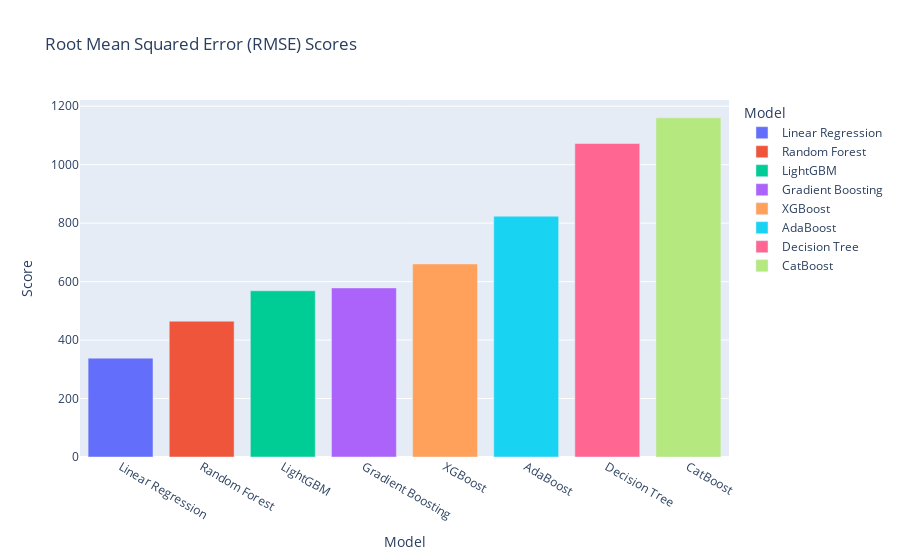
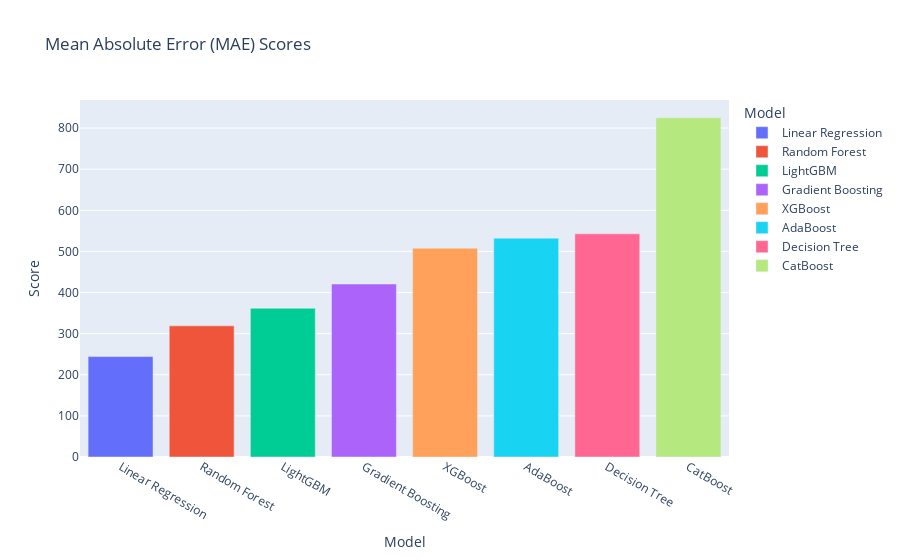
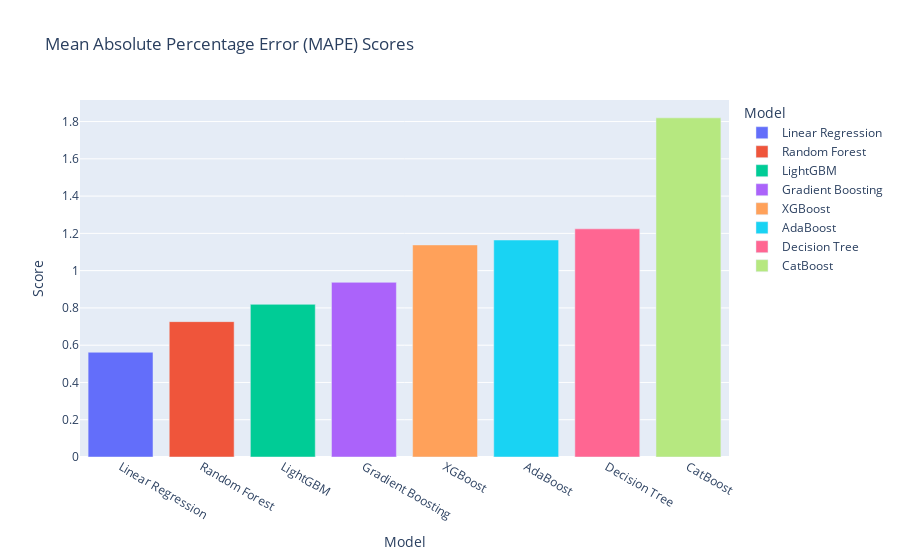

Notebook source saved alongside these figures, in order:
### Code cell
import plotly.express as px

# RMSE, MAE ve MAPE skorlarını DataFrame'e ekleme
scores_df = pd.DataFrame({
    'Model': [item[0] for item in rmse_scores],
    'RMSE': [item[1] for item in rmse_scores],
    'MAE': [item[1] for item in mae_scores],
    'MAPE': [item[1] for item in mape_scores]
})

# Skorları küçükten büyüğe sıralama
scores_df = scores_df.sort_values(by=['RMSE', 'MAE', 'MAPE'])

# Skorları çubuk grafik olarak görselleştirme
fig_rmse = px.bar(scores_df, x='Model', y='RMSE', title='Root Mean Squared Error (RMSE) Scores',
                  labels={'RMSE': 'Score'}, color='Model')

fig_mae = px.bar(scores_df, x='Model', y='MAE', title='Mean Absolute Error (MAE) Scores',
                 labels={'MAE': 'Score'}, color='Model')

fig_mape = px.bar(scores_df, x='Model', y='MAPE', title='Mean Absolute Percentage Error (MAPE) Scores',
                  labels={'MAPE': 'Score'}, color='Model')

# Grafik gösterme
fig_rmse.show()
fig_mae.show()
fig_mape.show()

### Figure 1 — Plotly figure (JSON) as saved in the notebook; plotly's stock layout.template omitted (floating-point values rounded to 4 significant figures)
{"data": [{"alignmentgroup": "True", "hovertemplate": "Model=%{x}<br>Score=%{y}<extra></extra>", "legendgroup": "Linear Regression", "marker": {"color": "#636efa", "pattern": {"shape": ""}}, "name": "Linear Regression", "offsetgroup": "Linear Regression", "orientation": "v", "showlegend": true, "textposition": "auto", "type": "bar", "x": ["Linear Regression"], "xaxis": "x", "y": [338.1], "yaxis": "y"}, {"alignmentgroup": "True", "hovertemplate": "Model=%{x}<br>Score=%{y}<extra></extra>", "legendgroup": "Random Forest", "marker": {"color": "#EF553B", "pattern": {"shape": ""}}, "name": "Random Forest", "offsetgroup": "Random Forest", "orientation": "v", "showlegend": true, "textposition": "auto", "type": "bar", "x": ["Random Forest"], "xaxis": "x", "y": [464.6], "yaxis": "y"}, {"alignmentgroup": "True", "hovertemplate": "Model=%{x}<br>Score=%{y}<extra></extra>", "legendgroup": "LightGBM", "marker": {"color": "#00cc96", "pattern": {"shape": ""}}, "name": "LightGBM", "offsetgroup": "LightGBM", "orientation": "v", "showlegend": true, "textposition": "auto", "type": "bar", "x": ["LightGBM"], "xaxis": "x", "y": [568.4], "yaxis": "y"}, {"alignmentgroup": "True", "hovertemplate": "Model=%{x}<br>Score=%{y}<extra></extra>", "legendgroup": "Gradient Boosting", "marker": {"color": "#ab63fa", "pattern": {"shape": ""}}, "name": "Gradient Boosting", "offsetgroup": "Gradient Boosting", "orientation": "v", "showlegend": true, "textposition": "auto", "type": "bar", "x": ["Gradient Boosting"], "xaxis": "x", "y": [578.4], "yaxis": "y"}, {"alignmentgroup": "True", "hovertemplate": "Model=%{x}<br>Score=%{y}<extra></extra>", "legendgroup": "XGBoost", "marker": {"color": "#FFA15A", "pattern": {"shape": ""}}, "name": "XGBoost", "offsetgroup": "XGBoost", "orientation": "v", "showlegend": true, "textposition": "auto", "type": "bar", "x": ["XGBoost"], "xaxis": "x", "y": [660.3], "yaxis": "y"}, {"alignmentgroup": "True", "hovertemplate": "Model=%{x}<br>Score=%{y}<extra></extra>", "legendgroup": "AdaBoost", "marker": {"color": "#19d3f3", "pattern": {"shape": ""}}, "name": "AdaBoost", "offsetgroup": "AdaBoost", "orientation": "v", "showlegend": true, "textposition": "auto", "type": "bar", "x": ["AdaBoost"], "xaxis": "x", "y": [823.8], "yaxis": "y"}, {"alignmentgroup": "True", "hovertemplate": "Model=%{x}<br>Score=%{y}<extra></extra>", "legendgroup": "Decision Tree", "marker": {"color": "#FF6692", "pattern": {"shape": ""}}, "name": "Decision Tree", "offsetgroup": "Decision Tree", "orientation": "v", "showlegend": true, "textposition": "auto", "type": "bar", "x": ["Decision Tree"], "xaxis": "x", "y": [1072.0], "yaxis": "y"}, {"alignmentgroup": "True", "hovertemplate": "Model=%{x}<br>Score=%{y}<extra></extra>", "legendgroup": "CatBoost", "marker": {"color": "#B6E880", "pattern": {"shape": ""}}, "name": "CatBoost", "offsetgroup": "CatBoost", "orientation": "v", "showlegend": true, "textposition": "auto", "type": "bar", "x": ["CatBoost"], "xaxis": "x", "y": [1160.0], "yaxis": "y"}], "layout": {"barmode": "relative", "legend": {"title": {"text": "Model"}, "tracegroupgap": 0}, "title": {"text": "Root Mean Squared Error (RMSE) Scores"}, "xaxis": {"anchor": "y", "categoryarray": ["Linear Regression", "Random Forest", "LightGBM", "Gradient Boosting", "XGBoost", "AdaBoost", "Decision Tree", "CatBoost"], "categoryorder": "array", "domain": [0, 1], "title": {"text": "Model"}}, "yaxis": {"anchor": "x", "domain": [0, 1], "title": {"text": "Score"}}}}

### Figure 2 — Plotly figure (JSON) as saved in the notebook; plotly's stock layout.template omitted (floating-point values rounded to 4 significant figures)
{"data": [{"alignmentgroup": "True", "hovertemplate": "Model=%{x}<br>Score=%{y}<extra></extra>", "legendgroup": "Linear Regression", "marker": {"color": "#636efa", "pattern": {"shape": ""}}, "name": "Linear Regression", "offsetgroup": "Linear Regression", "orientation": "v", "showlegend": true, "textposition": "auto", "type": "bar", "x": ["Linear Regression"], "xaxis": "x", "y": [244.2], "yaxis": "y"}, {"alignmentgroup": "True", "hovertemplate": "Model=%{x}<br>Score=%{y}<extra></extra>", "legendgroup": "Random Forest", "marker": {"color": "#EF553B", "pattern": {"shape": ""}}, "name": "Random Forest", "offsetgroup": "Random Forest", "orientation": "v", "showlegend": true, "textposition": "auto", "type": "bar", "x": ["Random Forest"], "xaxis": "x", "y": [318.9], "yaxis": "y"}, {"alignmentgroup": "True", "hovertemplate": "Model=%{x}<br>Score=%{y}<extra></extra>", "legendgroup": "LightGBM", "marker": {"color": "#00cc96", "pattern": {"shape": ""}}, "name": "LightGBM", "offsetgroup": "LightGBM", "orientation": "v", "showlegend": true, "textposition": "auto", "type": "bar", "x": ["LightGBM"], "xaxis": "x", "y": [361.8], "yaxis": "y"}, {"alignmentgroup": "True", "hovertemplate": "Model=%{x}<br>Score=%{y}<extra></extra>", "legendgroup": "Gradient Boosting", "marker": {"color": "#ab63fa", "pattern": {"shape": ""}}, "name": "Gradient Boosting", "offsetgroup": "Gradient Boosting", "orientation": "v", "showlegend": true, "textposition": "auto", "type": "bar", "x": ["Gradient Boosting"], "xaxis": "x", "y": [420.6], "yaxis": "y"}, {"alignmentgroup": "True", "hovertemplate": "Model=%{x}<br>Score=%{y}<extra></extra>", "legendgroup": "XGBoost", "marker": {"color": "#FFA15A", "pattern": {"shape": ""}}, "name": "XGBoost", "offsetgroup": "XGBoost", "orientation": "v", "showlegend": true, "textposition": "auto", "type": "bar", "x": ["XGBoost"], "xaxis": "x", "y": [507.8], "yaxis": "y"}, {"alignmentgroup": "True", "hovertemplate": "Model=%{x}<br>Score=%{y}<extra></extra>", "legendgroup": "AdaBoost", "marker": {"color": "#19d3f3", "pattern": {"shape": ""}}, "name": "AdaBoost", "offsetgroup": "AdaBoost", "orientation": "v", "showlegend": true, "textposition": "auto", "type": "bar", "x": ["AdaBoost"], "xaxis": "x", "y": [532.3], "yaxis": "y"}, {"alignmentgroup": "True", "hovertemplate": "Model=%{x}<br>Score=%{y}<extra></extra>", "legendgroup": "Decision Tree", "marker": {"color": "#FF6692", "pattern": {"shape": ""}}, "name": "Decision Tree", "offsetgroup": "Decision Tree", "orientation": "v", "showlegend": true, "textposition": "auto", "type": "bar", "x": ["Decision Tree"], "xaxis": "x", "y": [542.7], "yaxis": "y"}, {"alignmentgroup": "True", "hovertemplate": "Model=%{x}<br>Score=%{y}<extra></extra>", "legendgroup": "CatBoost", "marker": {"color": "#B6E880", "pattern": {"shape": ""}}, "name": "CatBoost", "offsetgroup": "CatBoost", "orientation": "v", "showlegend": true, "textposition": "auto", "type": "bar", "x": ["CatBoost"], "xaxis": "x", "y": [824.9], "yaxis": "y"}], "layout": {"barmode": "relative", "legend": {"title": {"text": "Model"}, "tracegroupgap": 0}, "title": {"text": "Mean Absolute Error (MAE) Scores"}, "xaxis": {"anchor": "y", "categoryarray": ["Linear Regression", "Random Forest", "LightGBM", "Gradient Boosting", "XGBoost", "AdaBoost", "Decision Tree", "CatBoost"], "categoryorder": "array", "domain": [0, 1], "title": {"text": "Model"}}, "yaxis": {"anchor": "x", "domain": [0, 1], "title": {"text": "Score"}}}}

### Figure 3 — Plotly figure (JSON) as saved in the notebook; plotly's stock layout.template omitted (floating-point values rounded to 4 significant figures)
{"data": [{"alignmentgroup": "True", "hovertemplate": "Model=%{x}<br>Score=%{y}<extra></extra>", "legendgroup": "Linear Regression", "marker": {"color": "#636efa", "pattern": {"shape": ""}}, "name": "Linear Regression", "offsetgroup": "Linear Regression", "orientation": "v", "showlegend": true, "textposition": "auto", "type": "bar", "x": ["Linear Regression"], "xaxis": "x", "y": [0.562], "yaxis": "y"}, {"alignmentgroup": "True", "hovertemplate": "Model=%{x}<br>Score=%{y}<extra></extra>", "legendgroup": "Random Forest", "marker": {"color": "#EF553B", "pattern": {"shape": ""}}, "name": "Random Forest", "offsetgroup": "Random Forest", "orientation": "v", "showlegend": true, "textposition": "auto", "type": "bar", "x": ["Random Forest"], "xaxis": "x", "y": [0.7263], "yaxis": "y"}, {"alignmentgroup": "True", "hovertemplate": "Model=%{x}<br>Score=%{y}<extra></extra>", "legendgroup": "LightGBM", "marker": {"color": "#00cc96", "pattern": {"shape": ""}}, "name": "LightGBM", "offsetgroup": "LightGBM", "orientation": "v", "showlegend": true, "textposition": "auto", "type": "bar", "x": ["LightGBM"], "xaxis": "x", "y": [0.8192], "yaxis": "y"}, {"alignmentgroup": "True", "hovertemplate": "Model=%{x}<br>Score=%{y}<extra></extra>", "legendgroup": "Gradient Boosting", "marker": {"color": "#ab63fa", "pattern": {"shape": ""}}, "name": "Gradient Boosting", "offsetgroup": "Gradient Boosting", "orientation": "v", "showlegend": true, "textposition": "auto", "type": "bar", "x": ["Gradient Boosting"], "xaxis": "x", "y": [0.9373], "yaxis": "y"}, {"alignmentgroup": "True", "hovertemplate": "Model=%{x}<br>Score=%{y}<extra></extra>", "legendgroup": "XGBoost", "marker": {"color": "#FFA15A", "pattern": {"shape": ""}}, "name": "XGBoost", "offsetgroup": "XGBoost", "orientation": "v", "showlegend": true, "textposition": "auto", "type": "bar", "x": ["XGBoost"], "xaxis": "x", "y": [1.138], "yaxis": "y"}, {"alignmentgroup": "True", "hovertemplate": "Model=%{x}<br>Score=%{y}<extra></extra>", "legendgroup": "AdaBoost", "marker": {"color": "#19d3f3", "pattern": {"shape": ""}}, "name": "AdaBoost", "offsetgroup": "AdaBoost", "orientation": "v", "showlegend": true, "textposition": "auto", "type": "bar", "x": ["AdaBoost"], "xaxis": "x", "y": [1.164], "yaxis": "y"}, {"alignmentgroup": "True", "hovertemplate": "Model=%{x}<br>Score=%{y}<extra></extra>", "legendgroup": "Decision Tree", "marker": {"color": "#FF6692", "pattern": {"shape": ""}}, "name": "Decision Tree", "offsetgroup": "Decision Tree", "orientation": "v", "showlegend": true, "textposition": "auto", "type": "bar", "x": ["Decision Tree"], "xaxis": "x", "y": [1.224], "yaxis": "y"}, {"alignmentgroup": "True", "hovertemplate": "Model=%{x}<br>Score=%{y}<extra></extra>", "legendgroup": "CatBoost", "marker": {"color": "#B6E880", "pattern": {"shape": ""}}, "name": "CatBoost", "offsetgroup": "CatBoost", "orientation": "v", "showlegend": true, "textposition": "auto", "type": "bar", "x": ["CatBoost"], "xaxis": "x", "y": [1.82], "yaxis": "y"}], "layout": {"barmode": "relative", "legend": {"title": {"text": "Model"}, "tracegroupgap": 0}, "title": {"text": "Mean Absolute Percentage Error (MAPE) Scores"}, "xaxis": {"anchor": "y", "categoryarray": ["Linear Regression", "Random Forest", "LightGBM", "Gradient Boosting", "XGBoost", "AdaBoost", "Decision Tree", "CatBoost"], "categoryorder": "array", "domain": [0, 1], "title": {"text": "Model"}}, "yaxis": {"anchor": "x", "domain": [0, 1], "title": {"text": "Score"}}}}
